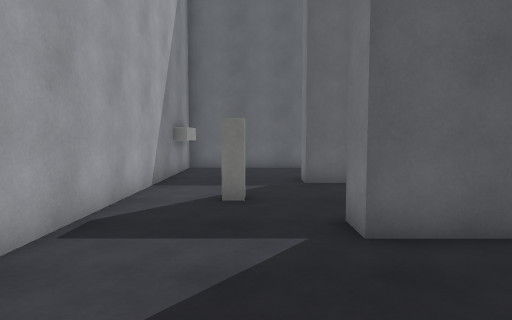
View 1 (above)

16 first-person views from a walk through a 3-D level made in the Unity game engine. The camera is 1.4 m above the floor, tilts 4° down and sees 75° across. The floor is counted in squares, 1 m on a side. Each view is taken from the middle of a square. On the plan, view 1 faces up. The plan holds only what a view shows up to about 15 squares ahead; the rest is blank. The place goes on beyond the plan. Surface patterns are stand-ins for the level's own textures.

View 2
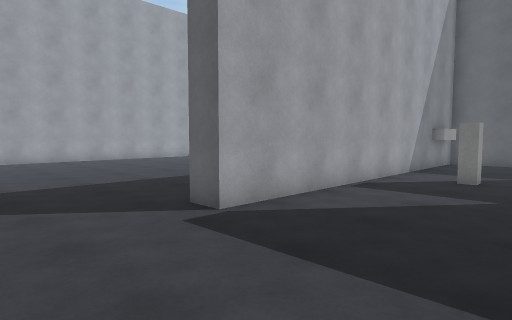

View 3
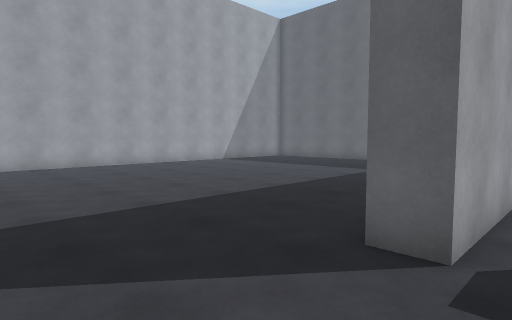

View 4
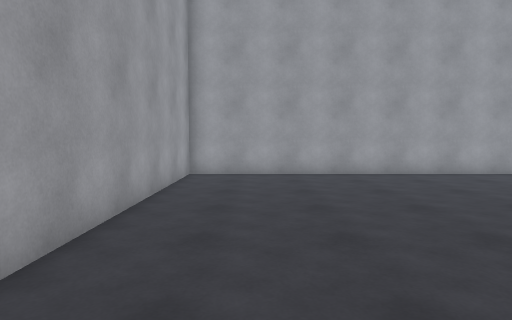

View 5
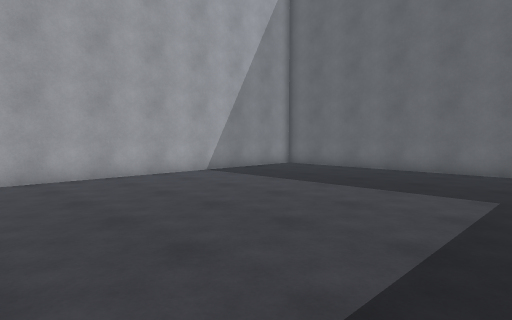

View 6
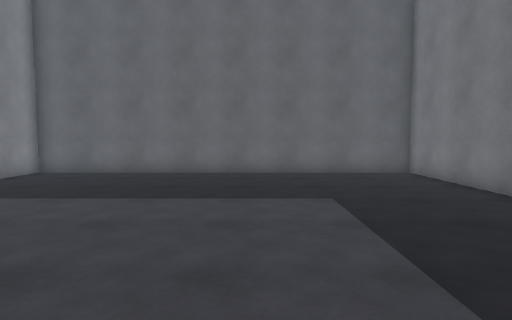

View 7
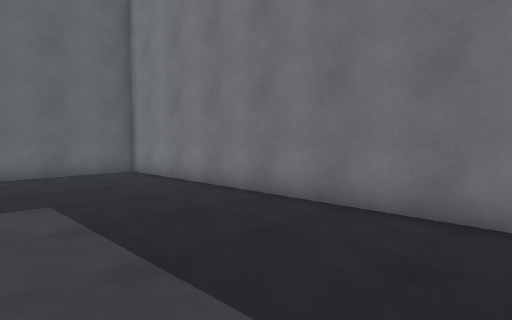

View 8
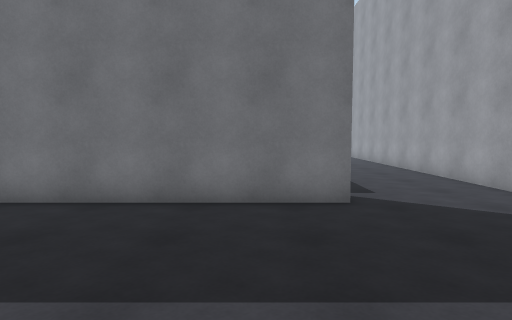

View 9
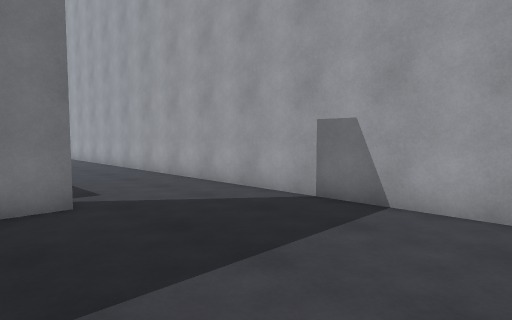

View 10
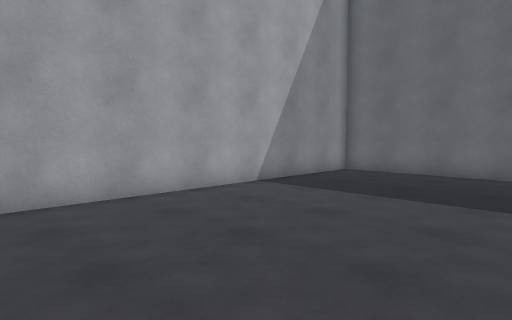

View 11
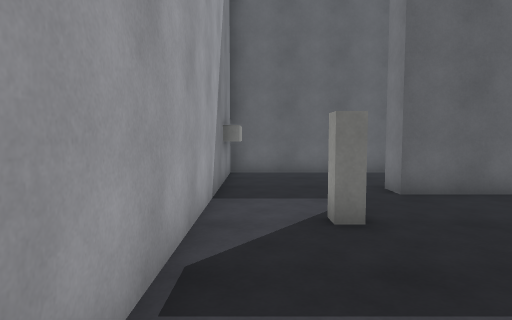

View 12
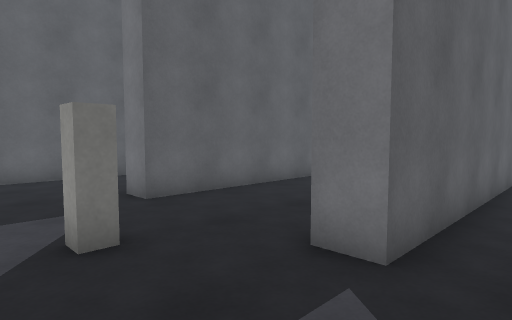

View 13
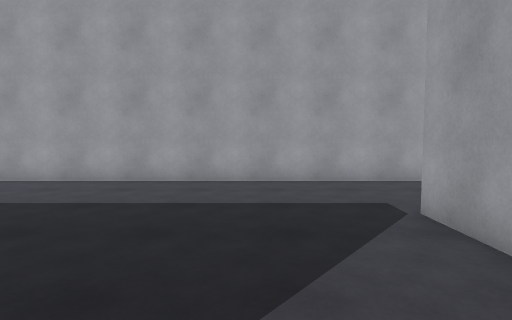

View 14
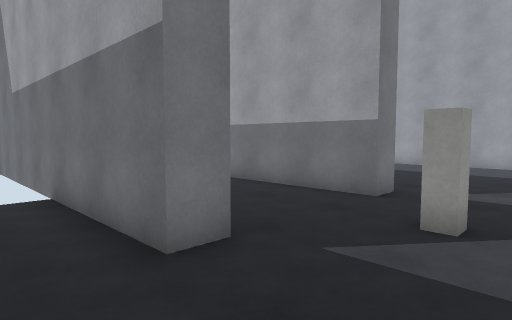

View 15
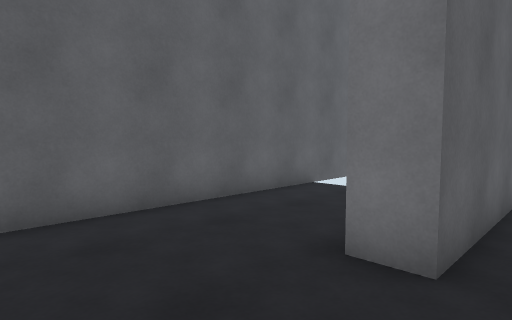

View 16
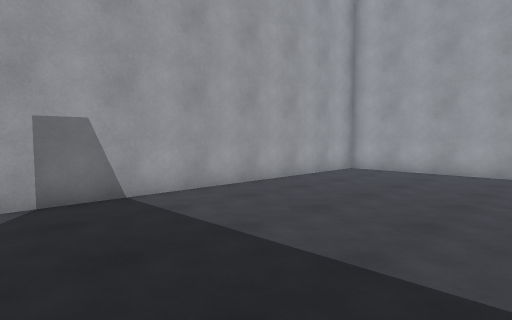

### Floor plan
Points are (right, up) in squares from view 1. A wall is a line through its corners. A room is listed if a view was taken in it or the views show most of it. See-through windows are left out.
Room 1 (views 1, 2, 3, 4, 5, 6, 7, 8, 9, 10, 11, 12, 13, 14, 15, 16)
walls: (-0.7, 7.2) (-0.7, 7.7) (-0.2, 7.7) (-0.2, 7.2) (-0.7, 7.2); (-2.5, 13.9) (-2.5, 12.1); (5.5, 4.5) (1.5, 4.5) (1.5, 5.5) (5.5, 5.5); (5.5, 10) (1.5, 10) (1.5, 11) (5.5, 11); (5.5, 15) (-3, 15) (-3, 0) (-4, 0) (-4, 15) (-18.5, 15) (-18.5, -4.5) (5.5, -4.5)

Where each view was taken, in squares from view 1:
view 1: 0 up, 0 right, facing up
view 2: 4 down, 2 right, facing up-left
view 3: 4 down, 2 left, facing up-left
view 4: 2 down, 6 left, facing left
view 5: 1 up, 7 left, facing up-left
view 6: 2 up, 10 left, facing up
view 7: 2 up, 10 left, facing up-right
view 8: 2 up, 11 left, facing right
view 9: 2 up, 11 left, facing down-right
view 10: 2 up, 11 left, facing up-left
view 11: 2 up, 2 left, facing up
view 12: 3 up, 2 left, facing up-right
view 13: 6 up, 0 right, facing down
view 14: 13 up, 2 left, facing down-right
view 15: 9 up, 2 left, facing up-right
view 16: 3 up, 5 left, facing down-left
